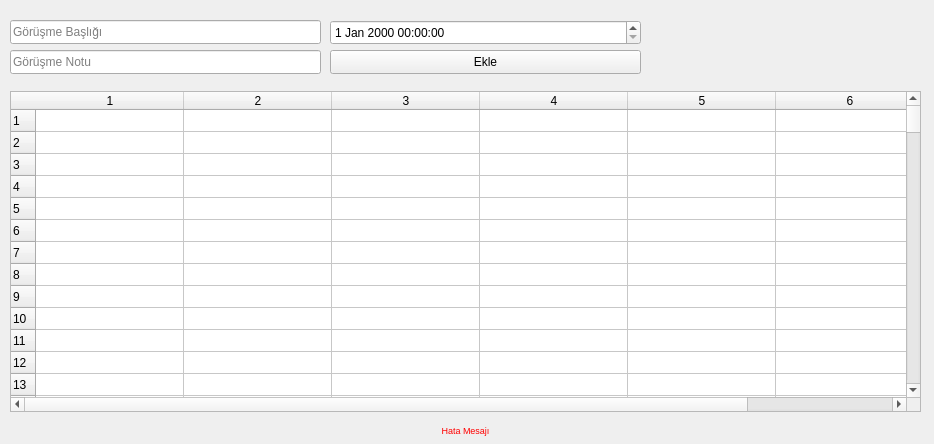
<?xml version="1.0" encoding="UTF-8"?>
<ui version="4.0">
 <class>widget</class>
 <widget class="QWidget" name="widget">
  <property name="geometry">
   <rect>
    <x>0</x>
    <y>0</y>
    <width>934</width>
    <height>444</height>
   </rect>
  </property>
  <property name="windowTitle">
   <string>Aramalar</string>
  </property>
  <property name="windowIcon">
   <iconset>
    <normaloff>../assets/mba_logo.ico</normaloff>../assets/mba_logo.ico</iconset>
  </property>
  <widget class="QLabel" name="txt_hatamesaj">
   <property name="geometry">
    <rect>
     <x>0</x>
     <y>420</y>
     <width>931</width>
     <height>20</height>
    </rect>
   </property>
   <property name="font">
    <font>
     <pointsize>7</pointsize>
    </font>
   </property>
   <property name="styleSheet">
    <string notr="true">color: rgb(255, 0, 0);</string>
   </property>
   <property name="text">
    <string>Hata Mesajı</string>
   </property>
   <property name="alignment">
    <set>Qt::AlignCenter</set>
   </property>
  </widget>
  <widget class="QTableWidget" name="tbl_aramalar">
   <property name="geometry">
    <rect>
     <x>10</x>
     <y>91</y>
     <width>911</width>
     <height>321</height>
    </rect>
   </property>
   <property name="lineWidth">
    <number>1</number>
   </property>
   <property name="autoScrollMargin">
    <number>16</number>
   </property>
   <property name="rowCount">
    <number>200</number>
   </property>
   <property name="columnCount">
    <number>6</number>
   </property>
   <attribute name="horizontalHeaderDefaultSectionSize">
    <number>148</number>
   </attribute>
   <attribute name="verticalHeaderDefaultSectionSize">
    <number>22</number>
   </attribute>
   <row/>
   <row/>
   <row/>
   <row/>
   <row/>
   <row/>
   <row/>
   <row/>
   <row/>
   <row/>
   <row/>
   <row/>
   <row/>
   <row/>
   <row/>
   <row/>
   <row/>
   <row/>
   <row/>
   <row/>
   <row/>
   <row/>
   <row/>
   <row/>
   <row/>
   <row/>
   <row/>
   <row/>
   <row/>
   <row/>
   <row/>
   <row/>
   <row/>
   <row/>
   <row/>
   <row/>
   <row/>
   <row/>
   <row/>
   <row/>
   <row/>
   <row/>
   <row/>
   <row/>
   <row/>
   <row/>
   <row/>
   <row/>
   <row/>
   <row/>
   <row/>
   <row/>
   <row/>
   <row/>
   <row/>
   <row/>
   <row/>
   <row/>
   <row/>
   <row/>
   <row/>
   <row/>
   <row/>
   <row/>
   <row/>
   <row/>
   <row/>
   <row/>
   <row/>
   <row/>
   <row/>
   <row/>
   <row/>
   <row/>
   <row/>
   <row/>
   <row/>
   <row/>
   <row/>
   <row/>
   <row/>
   <row/>
   <row/>
   <row/>
   <row/>
   <row/>
   <row/>
   <row/>
   <row/>
   <row/>
   <row/>
   <row/>
   <row/>
   <row/>
   <row/>
   <row/>
   <row/>
   <row/>
   <row/>
   <row/>
   <row/>
   <row/>
   <row/>
   <row/>
   <row/>
   <row/>
   <row/>
   <row/>
   <row/>
   <row/>
   <row/>
   <row/>
   <row/>
   <row/>
   <row/>
   <row/>
   <row/>
   <row/>
   <row/>
   <row/>
   <row/>
   <row/>
   <row/>
   <row/>
   <row/>
   <row/>
   <row/>
   <row/>
   <row/>
   <row/>
   <row/>
   <row/>
   <row/>
   <row/>
   <row/>
   <row/>
   <row/>
   <row/>
   <row/>
   <row/>
   <row/>
   <row/>
   <row/>
   <row/>
   <row/>
   <row/>
   <row/>
   <row/>
   <row/>
   <row/>
   <row/>
   <row/>
   <row/>
   <row/>
   <row/>
   <row/>
   <row/>
   <row/>
   <row/>
   <row/>
   <row/>
   <row/>
   <row/>
   <row/>
   <row/>
   <row/>
   <row/>
   <row/>
   <row/>
   <row/>
   <row/>
   <row/>
   <row/>
   <row/>
   <row/>
   <row/>
   <row/>
   <row/>
   <row/>
   <row/>
   <row/>
   <row/>
   <row/>
   <row/>
   <row/>
   <row/>
   <row/>
   <row/>
   <row/>
   <row/>
   <row/>
   <row/>
   <row/>
   <row/>
   <row/>
   <row/>
   <row/>
   <row/>
   <row/>
   <row/>
   <column/>
   <column/>
   <column/>
   <column/>
   <column/>
   <column/>
  </widget>
  <widget class="QLineEdit" name="lne_not">
   <property name="geometry">
    <rect>
     <x>10</x>
     <y>50</y>
     <width>311</width>
     <height>24</height>
    </rect>
   </property>
   <property name="placeholderText">
    <string>Görüşme Notu</string>
   </property>
  </widget>
  <widget class="QPushButton" name="btn_ekle">
   <property name="geometry">
    <rect>
     <x>330</x>
     <y>50</y>
     <width>311</width>
     <height>24</height>
    </rect>
   </property>
   <property name="text">
    <string>Ekle</string>
   </property>
  </widget>
  <widget class="QDateTimeEdit" name="lne_tarih">
   <property name="geometry">
    <rect>
     <x>330</x>
     <y>20</y>
     <width>311</width>
     <height>25</height>
    </rect>
   </property>
  </widget>
  <widget class="QLineEdit" name="lne_baslik">
   <property name="geometry">
    <rect>
     <x>10</x>
     <y>20</y>
     <width>311</width>
     <height>24</height>
    </rect>
   </property>
   <property name="placeholderText">
    <string>Görüşme Başlığı</string>
   </property>
  </widget>
 </widget>
 <resources/>
 <connections/>
</ui>
